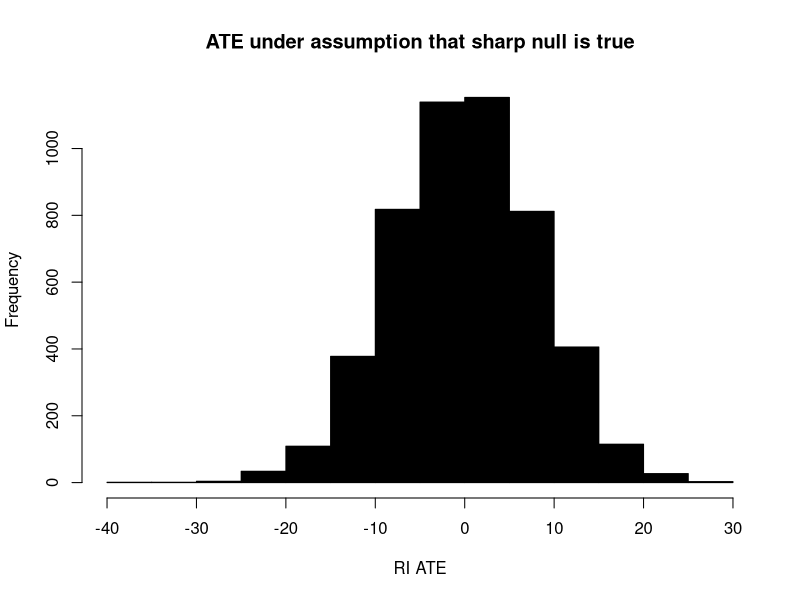
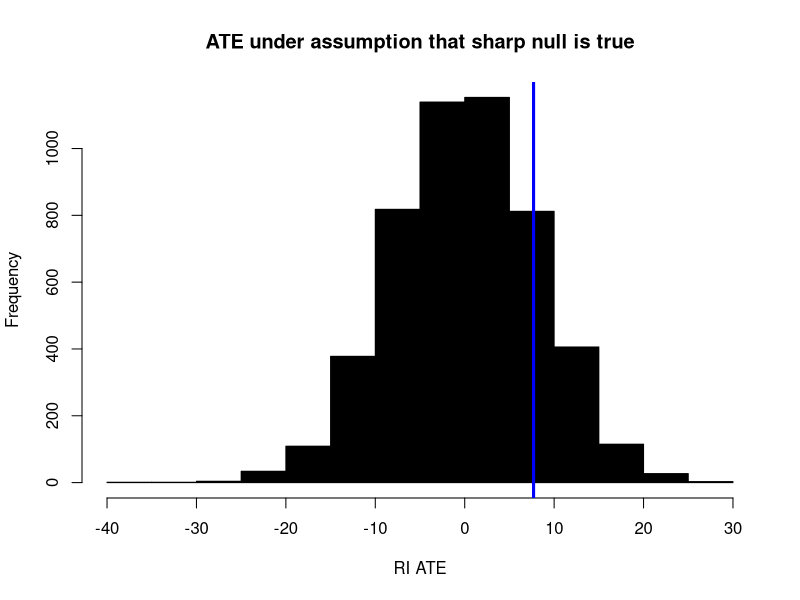

Recreate these plots in R, in order.
## ---- chunk 1
library(data.table)
library(ggplot2)

knitr::opts_chunk$set(dpi = 300)
## ---- chunk 2
randomize <- function(units_per_group) { 
  ## an (unnecessary) function to randomize units into 
  ## treatment and control 
  ## ---
  ## args: 
  ##  - units_per_group: how many zero and one should be returned
  
  assignment_vector <- rep(c('control', 'treatment'), each = units_per_group)
  sample(assignment_vector)
} 
## ---- chunk 3
make_data <- function(number_of_subjects = 40) {
  ## makes data in the same form as earlier worksheets 
  ## returns only the data.table of data 
  
  d <- data.table(id = 1:number_of_subjects)
  d[ , group := c(rep("Man", .N/2),rep("Woman", .N/2))]

  d[ , po_control := c(
    seq(from = 1,  to = 20, length.out = .N/2), 
    seq(from = 51, to = 70, length.out = .N/2))
    ]
  d[ , po_treatment := po_control + 0] 

  d[ , condition := randomize(.N/2)]
  d[ , outcomes := ifelse(condition == 'treatment', po_treatment, po_control)]
}
## ---- chunk 4
set.seed(2)

d <- make_data(number_of_subjects = 40)
## ---- chunk 5
ate <- d[ , mean(outcomes), keyby = .(condition)][ , diff(V1)]
ate
## ---- chunk 6
# run this cell repeatedly

much_experiment <- make_data(number_of_subjects = 40)

much_experiment[condition == 'treatment' , mean(po_treatment)] - 
  much_experiment[condition == 'control', mean(po_control)] 

much_experiment[ , .(group_mean = mean(outcomes)), 
    keyby = .(condition)][ , diff(group_mean)]
## ---- chunk 7
ate <- d[ , mean(outcomes), keyby = .(condition)][ , diff(V1)]
ate
## ---- chunk 8
d_experiment <- d[ , .(id, outcomes, condition, group)]
d_experiment[1:10]
## ---- chunk 9
ri <- function(simulations = 5000) {
  
  res <- NA   
  
  for(sim in 1:simulations) { 
    res[sim] <- d_experiment[ , .(group_mean = mean(outcomes)), 
                   keyby = .(randomize(20))][ , diff(group_mean)]
  }
  return(res)
}
## ---- chunk 10
dist_sharp_null <- ri(5000)
## ---- chunk 11
dist_sharp_null[1:10]
## ---- chunk 12
hist(
  dist_sharp_null, 
  col = 'black', 
  xlab = 'RI ATE', 
  main = 'ATE under assumption that sharp null is true'
  )
## ---- chunk 13
hist(
  dist_sharp_null, 
  col = 'black', 
  xlab = 'RI ATE', 
  main = 'ATE under assumption that sharp null is true'
  )
abline(v = ate, col = 'blue', lwd = 3)
